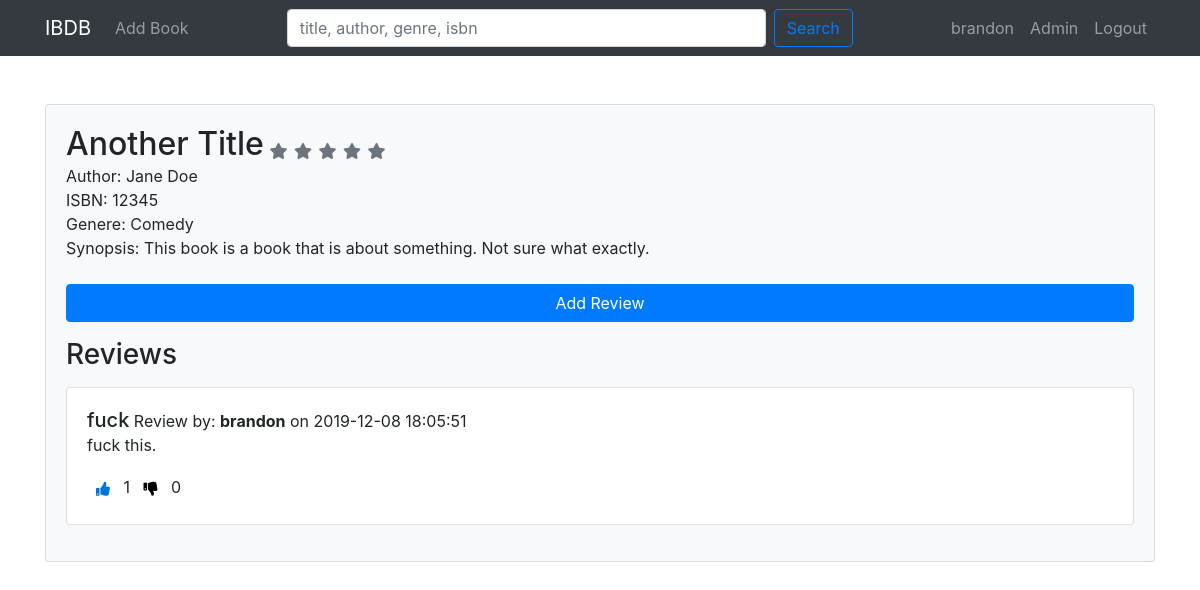
Page /books/viewBook/377 (signed in) on the earlier database version.
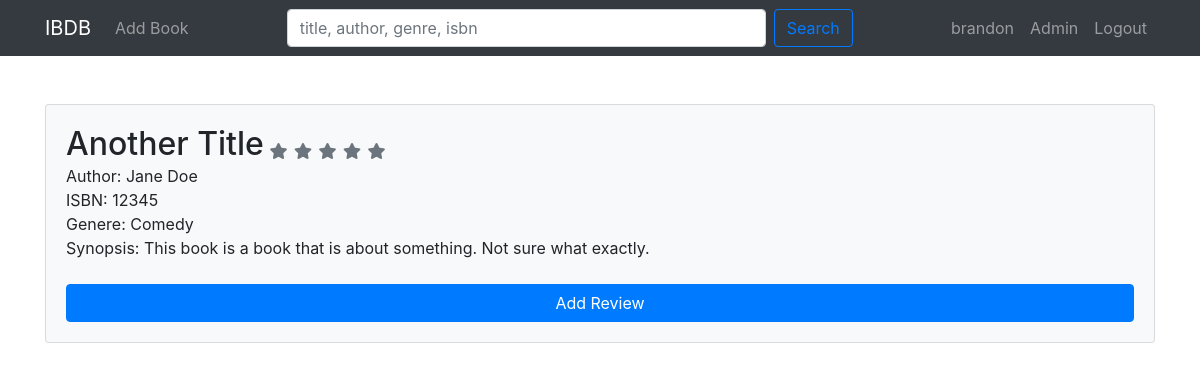
Same page on the later database version.
### tables this page shows
CREATE TABLE `book` (
  `book_id` int(11) NOT NULL,
  `user_id` int(11) NOT NULL,
  `title` varchar(255) NOT NULL,
  `isbn` int(11) NOT NULL,
  `genre` varchar(255) NOT NULL,
  `synopsis` text NOT NULL,
  `is_published` tinyint(4) NOT NULL,
  `created_at` datetime NOT NULL DEFAULT current_timestamp()
);

CREATE TABLE `review` (
  `review_id` int(11) NOT NULL,
  `user_id` int(11) NOT NULL,
  `book_id` int(11) NOT NULL,
  `review_title` varchar(255) NOT NULL,
  `comment` text NOT NULL,
  `is_published` tinyint(4) NOT NULL,
  `created_at` datetime NOT NULL DEFAULT current_timestamp()
);

CREATE TABLE `user` (
  `user_id` int(11) NOT NULL,
  `name` varchar(255) NOT NULL,
  `email` varchar(255) NOT NULL,
  `password` varchar(255) NOT NULL,
  `role` varchar(255) NOT NULL DEFAULT 'user',
  `created_at` datetime NOT NULL DEFAULT current_timestamp()
);

CREATE TABLE `like_dislike` (
  `user_id` int(11) NOT NULL,
  `review_id` int(11) NOT NULL,
  `action` varchar(20) NOT NULL
);

### app/libraries/Core.php (called while the page is built, shortened)
<?php
    class Core {
        protected $currentMethod = 'index';
        public function __construct(){
            $url = $this->getUrl();
            if(isset($url[0]) && file_exists('../app/controllers/' . ucwords($url[0]) . '.php')){
                unset($url[0]);
            }
            $this->currentController = new $this->currentController;
            if(isset($url[1])){
                if(method_exists($this->currentController, $url[1])){
                    $this->currentMethod = $url[1];
                    unset($url[1]);
                }
            }
            $this->params = $url ? array_values($url) : [];
            call_user_func_array([$this->currentController, $this->currentMethod], $this->params);
        }
        public function getURL(){
            if(isset($_GET['url'])){
                $url = rtrim($_GET['url'], '/');
                $url = filter_var($url, FILTER_SANITIZE_URL);
                $url = explode('/', $url);
                return $url;
            }
        }
    }

### public/index.php (called while the page is built, shortened)
<?php
    $init = new Core;

### app/libraries/Database.php (called while the page is built, shortened)
<?php
    class Database {
        private $host = DB_HOST;
        private $user = DB_USER;
        private $pass = DB_PASS;
        private $dbname = DB_NAME;
        private $dbh;
        private $stmt;
        public function __construct(){
            $dsn = 'mysql:host=' . $this->host . ';dbname=' . $this->dbname;
            $options = array(
                PDO::ATTR_PERSISTENT => true,
                PDO::ATTR_ERRMODE => PDO::ERRMODE_EXCEPTION
            );
            try{
                $this->dbh = new PDO($dsn, $this->user, $this->pass, $options);
            } catch(PDOException $e){
                $this->error = $e->getMessage();
                echo $this->error;
            }
        }
        public function query($sql){
            $this->stmt = $this->dbh->prepare($sql);
        }
        public function bind($param, $value, $type = null){
            if(is_null($type)){
                switch(true){
                    case is_int($value):
                        $type = PDO::PARAM_INT;
                        break;
                    default:
                        $type = PDO::PARAM_STR;
                }
            }
        $this->stmt->bindValue($param, $value, $type);
        }
        public function execute(){
            return $this->stmt->execute();
        }
        public function resultSet(){
            $this->execute();
            return $this->stmt->fetchAll(PDO::FETCH_OBJ);
        }
        public function single(){
            $this->execute();
            return $this->stmt->fetch(PDO::FETCH_OBJ);
        }
    }

### app/models/Book.php (called while the page is built, shortened)
<?php
    class Book {
        private $db;
        public function __construct(){
            $this->db = new Database;
        }
        public function getAuthors(){
          $this->db->query('SELECT
                            CONCAT(author.fname, " ", author.lname) AS author,
                            fname,
                            lname,
                            book.book_id AS book_id
                            FROM book
                            INNER JOIN book_author
                            ON book.book_id = book_author.book_id
                            INNER JOIN author
                            ON book_author.author_id = author.author_id
                            ORDER BY author.lname
                          ');
          $results = $this->db->resultSet();
          return $results;
        }
        public function getBookById($id){
          $this->db->query('SELECT *
                            FROM book WHERE book_id = :id
          ');
          $this->db->bind(':id', $id);
          $row = $this->db->single();
          return $row;
        }
        public function getReviews($id){
          $this->db->query('SELECT *,
                            book.book_id as bookId,
                            user.user_id as userId,
                            review.review_id as reviewId,
                            book.title as bookTitle,
                            book.created_at as bookCreated,
                            review.created_at as reviewCreated,
                            review.is_published as reviewIsPublished
                            FROM review
                            LEFT JOIN book
                            ON review.book_id = book.book_id
                            LEFT JOIN user
                            ON review.user_id = user.user_id
                            WHERE review.is_published = 1
                            AND book.book_id = :id
                            GROUP BY review.review_id
                            ORDER BY review.created_at DESC
          ');
          $this->db->bind(':id', $id);
          $results = $this->db->resultSet();
          return $results;
        }
        public function getLikes(){
            $this->db->query('SELECT
                            review.review_id,
                            like_dislike.action AS action,
                            like_dislike.user_id AS likerId
                            FROM book
                            LEFT JOIN review
                            ON book.book_id = review.book_id
                            LEFT JOIN like_dislike
                            ON review.review_id = like_dislike.review_id
          ');
          $results = $this->db->resultSet();
          return $results;
        }
        public function getDislikes(){
          $this->db->query('SELECT
                            review.review_id,
                            like_dislike.action AS action,
                            like_dislike.user_id AS dislikerId
                            FROM book
                            LEFT JOIN review
                            ON book.book_id = review.book_id
                            LEFT JOIN like_dislike
                            ON review.review_id = like_dislike.review_id
                            -- WHERE book.book_id = :book_id
          ');
          $results = $this->db->resultSet();
          return $results;
        }
        public function getBookRating($id){
          $this->db->query('SELECT book.book_id, AVG(book_rating.rating) AS rating
                            FROM book
                            LEFT JOIN book_rating
                            ON book.book_id = book_rating.book_id
                            WHERE book.book_id = :book_id
          ');
          $this->db->bind(':book_id', $id);
          $results = $this->db->resultSet();
          return $results;
        }
  }

### app/helpers/session_helper.php (called while the page is built, shortened)
<?php
    function isAdmin(){
      if(isset($_SESSION['role']) && $_SESSION['role'] == 'admin'){
          return true;
      } else {
          return false;
      }
    }

### app/views/books/viewBook.php (the view, shortened to what the changed rows need)
<?php require APPROOT . '/views/inc/header.php' ?>
<div class="card card-body bg-light mt-5">
    <?php if($data['book']->is_published == true): ?>
    <div class="d-inline">
        <form action="<?php echo URLROOT; ?>/books/rateBook/<?php echo $data['book']->book_id; ?>" method="post">
            <h2 class="d-inline"><?php echo $data['book']->title; ?></h2>
            <div class="d-inline">
                <?php
                    foreach($data['book_rating'] as $r):
                            $actualRating = round($r->rating);
                            $count = 0;
                        foreach(range(1, 5) as $rating):
                            $count++;
                ?>
                            <button name="rating" type="submit" value="<?php
                            echo $rating;
                            ?>" class="btn btn-link p-0 <?php
                                if($count > $actualRating){
                                    echo 'text-secondary';
                                }
                            ?>"><i class="fa fa-star" data-index="<?php echo $rating; ?>"></i></button>
                <?php
                        endforeach;
                    endforeach;
                ?>
            </div>
        </form>
    <?php else: ?>
    <div class="d-inline">
        <h2 class="d-inline"><?php echo $data['book']->title; ?></h2>
    </div>
    <?php endif; ?>
        Author:
        <?php
            $authors = [];
            foreach($data['authors'] as $author){
                if($data['book']->book_id == $author->book_id){
                    $authors[] = $author->author;
                }
            }
            echo implode(", ", $authors);
        ?>
        <br>ISBN: <?php echo $data['book']->isbn; ?>
        <br>Genere: <?php echo $data['book']->genre; ?>
        <br>Synopsis: <?php echo $data['book']->synopsis; ?>
        <?php if(isAdmin() && $data['book']->is_published == false): ?>
        <hr>
        <div class="mt-3">
            <a href="<?php echo URLROOT; ?>/books/editBook/<?php echo $data['book']->book_id; ?>" class="btn btn-dark">Edit</a>
            <form  class="d-inline" action="<?php echo URLROOT; ?>/books/approveBook/<?php echo $data['book']->book_id; ?>" method="post">
                <input type="submit" value="Approve" class="btn btn-success">
            </form>
            <form  class="d-inline" action="<?php echo URLROOT; ?>/books/deleteBook/<?php echo $data['book']->book_id; ?>" method="post">
                <input type="submit" value="Delete" class="btn btn-danger">
            </form>
        </div>
        <?php else: ?>
    </div>
    <br>
    <button class="add-review btn btn-primary"><?php echo $data['toggle']; ?></button>
    <?php if(count($data['reviews']) > 0): ?>
        <h3 class="mt-3 mb-3">Reviews</h3>
    <?php endif; ?>
    <?php foreach($data['reviews'] as $review) : ?>
        <div class="card card-body mb-3">
            <div class="row">
                <div class="col">
                    <h5 class="d-inline"><?php echo $review->review_title; ?></h5>
                    Review by: <span class="font-weight-bold"><?php echo $review->name; ?></span>
                    on <?php echo $review->reviewCreated; ?>
                </div>
            </div>
            <p><?php echo $review->comment; ?></p>
            <div class="row">
                <div class="col">
                    <form  class="d-inline" action="<?php echo URLROOT; ?>/books/rateReview/<?php echo $review->bookId; ?>" method="post">
                        <button type="submit" name="<?php
                        $action = false;
                        foreach($data['likes'] as $like){
                            if($like->review_id == $review->reviewId){
                                if($like->action == 'like' && $like->likerId == $_SESSION['user_id']){
                                    $action = true;
                                }
                            }
                        }
                        if($action){
                            echo 'unlike';
                        } else {
                            echo 'like';
                        }
                        ?>" class="btn btn-sm bg-white">
                            <i class="fa fa-thumbs-up <?php
                                foreach($data['likes'] as $like){
                                    if($like->review_id == $review->reviewId){
                                        if($like->action == 'like' && $like->likerId == $_SESSION['user_id']){
                                            echo 'like-dislike';
                                        }
                                    }
                                }
                            ?>"></i>
                        </button>
                        <span>
                            <?php
                            $count = 0;
                            foreach($data['likes'] as $like){
                                if($like->review_id == $review->reviewId && $like->action == 'like'){
                                    $count++;
                                }
                            }
                            echo $count;
                            ?>
                        </span>
                        <button type="submit" name="<?php
                        $action = false;
                        if($action){
                            echo 'undislike';
                        } else {
                            echo 'dislike';
                        }
                        ?>" class="btn btn-sm bg-white">
                        <i class="fa fa-thumbs-down <?php
                            foreach($data['dislikes'] as $dislike){
                                if($dislike->review_id == $review->reviewId){
                                    if($dislike->action == 'dislike' && $dislike->dislikerId == $_SESSION['user_id']){
                                        echo 'like-dislike';
                                    }
                                }
                            }
                        ?>"></i>
                        </button>
                        <span>
                            <?php
                            $count = 0;
                            echo $count;
                            ?>
                        </span>
                    </form>
                </div>
            </div>
        </div>
    <?php endforeach; ?>
    <?php endif; ?>
</div>
<?php require APPROOT . '/views/inc/footer.php' ?>

Differences in the rows shown:
removed review: review_title "fuck", user.name "brandon", created_at "2019-12-08 18:05:51", comment "fuck this.", count "1", count "0"
Other differences:
text no longer shown: "Reviews"
